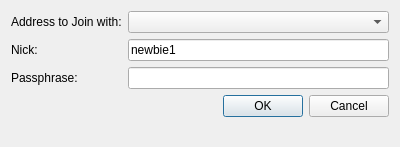
<?xml version="1.0" encoding="UTF-8"?>
<ui version="4.0">
 <class>JoinChatDialog</class>
 <widget class="QDialog" name="JoinChatDialog">
  <property name="geometry">
   <rect>
    <x>0</x>
    <y>0</y>
    <width>400</width>
    <height>147</height>
   </rect>
  </property>
  <property name="windowTitle">
   <string>Join Chat</string>
  </property>
  <property name="modal">
   <bool>false</bool>
  </property>
  <layout class="QFormLayout" name="formLayout_2">
   <property name="fieldGrowthPolicy">
    <enum>QFormLayout::AllNonFixedFieldsGrow</enum>
   </property>
   <item row="0" column="0">
    <widget class="QLabel" name="joinWithLabel">
     <property name="text">
      <string>Address to Join with:</string>
     </property>
    </widget>
   </item>
   <item row="0" column="1">
    <widget class="QComboBox" name="joinAddressCombo"/>
   </item>
   <item row="1" column="0">
    <widget class="QLabel" name="nickLabel">
     <property name="text">
      <string>Nick:</string>
     </property>
    </widget>
   </item>
   <item row="1" column="1">
    <widget class="QLineEdit" name="nickLine">
     <property name="text">
      <string>newbie1</string>
     </property>
    </widget>
   </item>
   <item row="2" column="0">
    <widget class="QLabel" name="passLabel">
     <property name="text">
      <string>Passphrase:</string>
     </property>
    </widget>
   </item>
   <item row="2" column="1">
    <widget class="QLineEdit" name="passLine"/>
   </item>
   <item row="3" column="1">
    <widget class="QDialogButtonBox" name="buttonBox">
     <property name="orientation">
      <enum>Qt::Horizontal</enum>
     </property>
     <property name="standardButtons">
      <set>QDialogButtonBox::Cancel|QDialogButtonBox::Ok</set>
     </property>
    </widget>
   </item>
  </layout>
 </widget>
 <resources/>
 <connections>
  <connection>
   <sender>buttonBox</sender>
   <signal>accepted()</signal>
   <receiver>JoinChatDialog</receiver>
   <slot>accept()</slot>
   <hints>
    <hint type="sourcelabel">
     <x>248</x>
     <y>254</y>
    </hint>
    <hint type="destinationlabel">
     <x>157</x>
     <y>274</y>
    </hint>
   </hints>
  </connection>
  <connection>
   <sender>buttonBox</sender>
   <signal>rejected()</signal>
   <receiver>JoinChatDialog</receiver>
   <slot>reject()</slot>
   <hints>
    <hint type="sourcelabel">
     <x>316</x>
     <y>260</y>
    </hint>
    <hint type="destinationlabel">
     <x>286</x>
     <y>274</y>
    </hint>
   </hints>
  </connection>
 </connections>
</ui>
